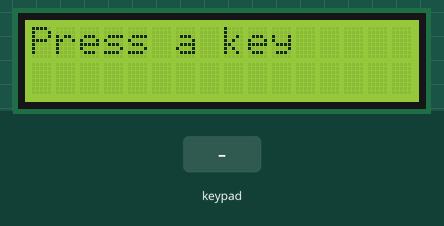
A sketch run on a simulated Arduino Uno, built with avr-gcc and run on an emulated ATmega328P. Shown: 16×2 character LCD. The inputs (shaded band) are chosen by the test bench. What the sketch prints to the serial monitor is not drawn.

Above: at 3.2 s.
3.3 s: keypad keys 1 0 1 1 1 2 1 3 # pressed 0.4 s apart
At 7.1 s:
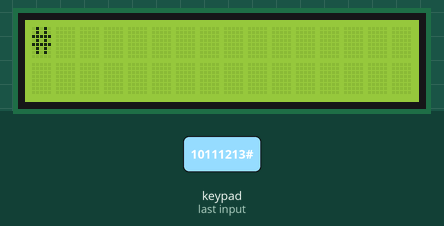
8.4 s: key 'D' pressed
At 9.6 s:
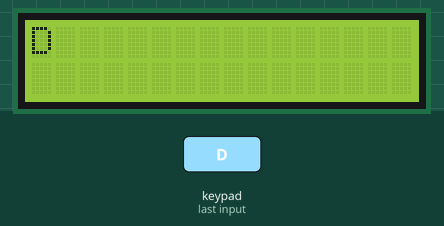
9.9 s: key 'C' pressed
11.4 s: keypad keys 1 0 1 1 1 2 1 3 * pressed 0.4 s apart
At 15.7 s:
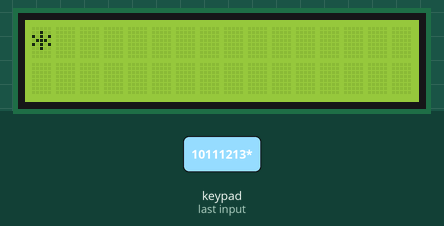
16.5 s: key 'B' pressed
At 17.0 s:
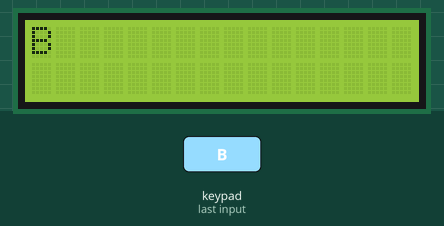
18.0 s: keypad keys 1 0 1 1 1 2 1 3 A pressed 0.4 s apart
At 21.8 s:
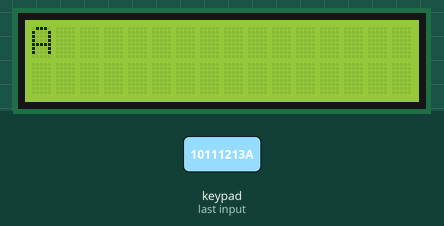
Timing chart, 0 to 23.3 s (numbered marks = the images above; inputs shaded):
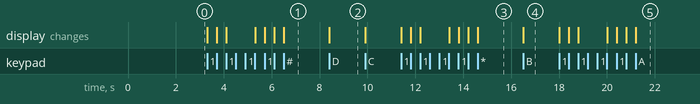

Measured:
- after the input at 3.3 s, the display: first changes at once (image 1 shows a later state)
- after the input at 8.4 s, the display: changes at once (image 2)
- after the input at 11.4 s, the display: first changes at once (image 3 shows a later state)
- after the input at 16.5 s, the display: changes at once (image 4)
- after the input at 18.0 s, the display: first changes at once (image 5 shows a later state)

The sketch:

lcd-numpad.ino
```cpp
#include <Wire.h>
#include <LiquidCrystal_I2C.h>
#include <Keypad.h>

#define I2C_ADDR 0x27 // Defining the LCD I2C address

LiquidCrystal_I2C lcd(I2C_ADDR, 16, 2); // Initialize LCD with I2C address, columns, and rows

const byte ROWS = 4; // Four rows
const byte COLS = 4; // Four columns

char keys[ROWS][COLS] = {
  {'D', 'C', 'B', 'A'},
  {'#', '9', '6', '3'},
  {'0', '8', '5', '2'},
  {'*', '7', '4', '1'}
};

byte rowPins[ROWS] = {10, 11, 12, 13}; // Connect to the row pinouts of the keypad
byte colPins[COLS] = {6, 7, 8, 9};    // Connect to the column pinouts of the keypad

Keypad keypad = Keypad(makeKeymap(keys), rowPins, colPins, ROWS, COLS);

void setup() {
  Serial.begin(9600);
  lcd.begin(16, 2);        // Initialize the LCD
  lcd.backlight();         // Turn on the backlight
  lcd.setCursor(0, 0);     // Set cursor to the first column, first row
  lcd.print("Press a key"); // Print a welcome message
  delay(2000);
}

void loop() {
  char keypressed = keypad.getKey(); // Get the key pressed
  if (keypressed != NO_KEY) {
    lcd.clear();
    lcd.print(keypressed); // Display the key pressed
    // optional:
    Serial.println(keypressed);
  }
}
```
